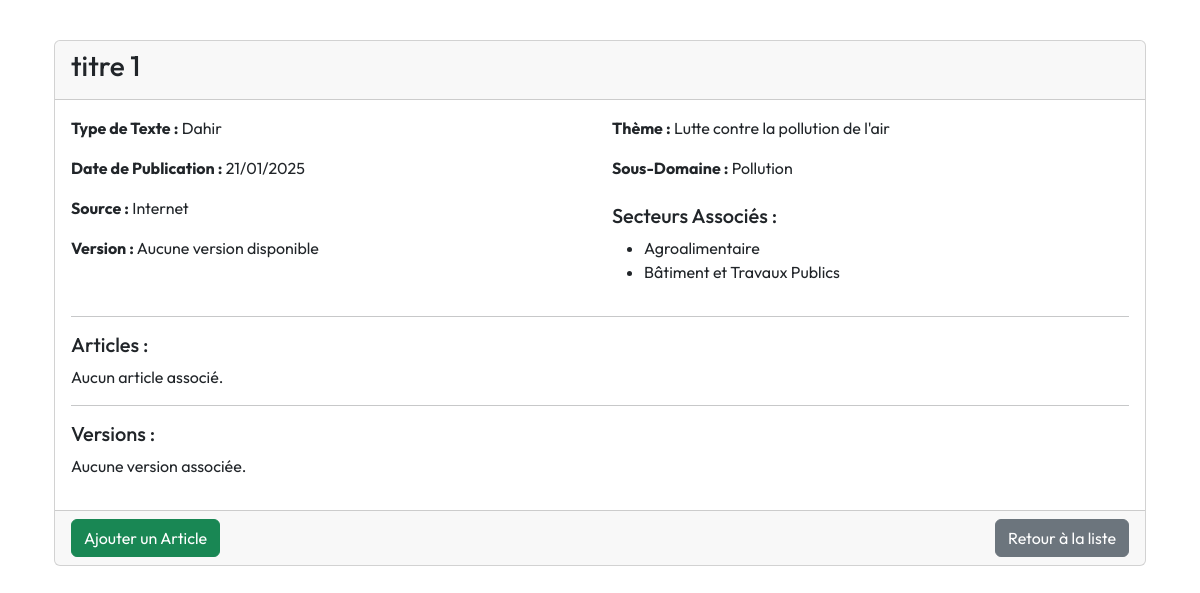
The page /reglementation/4 on the database as committed earlier.
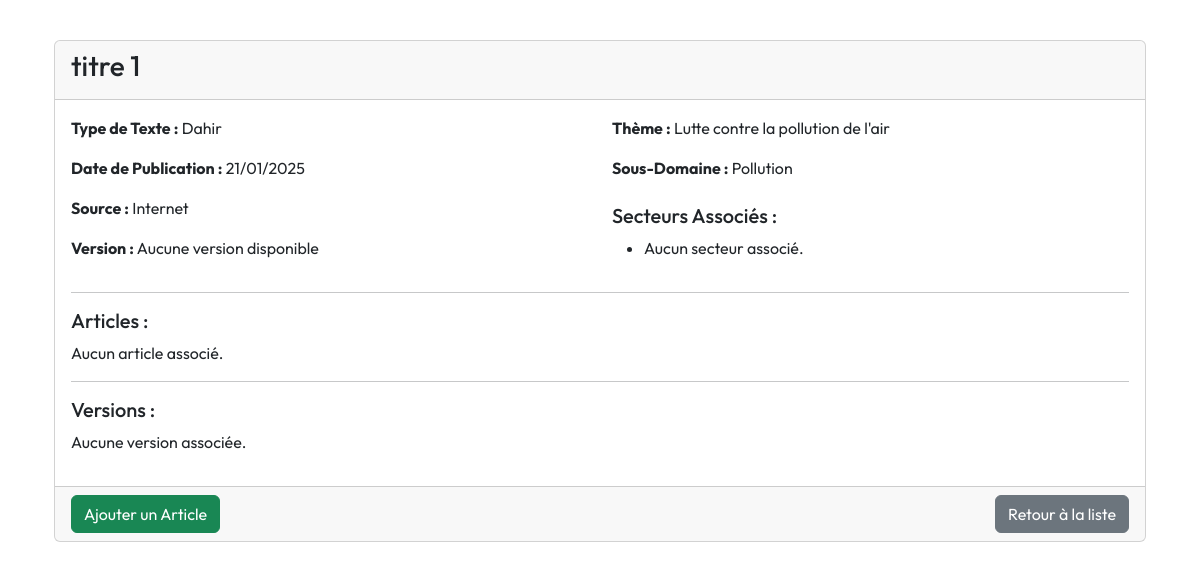
The same page on the database as committed later.
### app/models.py (models this page shows)
class ReglementationSecteur(db.Model):
    __tablename__ = 'reglementation_secteur'
    id = db.Column(db.Integer, primary_key=True)
    reglementation_id = db.Column(db.Integer, db.ForeignKey('reglementation.id'), nullable=False)
    secteur_id = db.Column(db.Integer, db.ForeignKey('secteur.id'), nullable=False)

class Secteur(db.Model):
    __tablename__ = 'secteur'
    id = db.Column(db.Integer, primary_key=True)
    nom = db.Column(db.String(100), unique=True, nullable=False)
    description = db.Column(db.Text, nullable=True)
    entreprises = db.relationship('Entreprise', secondary='entreprise_secteur', back_populates='secteurs')
    reglementations = db.relationship('ReglementationSecteur', backref='secteur', lazy=True)

### app/routes/reglement.py (the view)
@bp.route('/reglementation/<int:id>', methods=['GET'])
def detail_reglementation(id):
    reglementation = Reglementation.query.get_or_404(id)
    theme = Theme.query.get(reglementation.theme_id)
    sous_domaine = SousDomaine.query.get(reglementation.sous_domaine_id)
    secteurs = [secteur for secteur in
                (ReglementationSecteur.query.filter_by(reglementation_id=id)
                .join(Secteur, Secteur.id == ReglementationSecteur.secteur_id)
                .all())]
    return render_template('reglementations/detail_reglementation.html',
            reglementation=reglementation,
            theme=theme,
            sous_domaine=sous_domaine,
            secteurs=secteurs)

### app/templates/reglementations/detail_reglementation.html
{% extends "layout.html" %}
{% block content %}
<div class="container mt-4">
    <div class="card mt-3">
        <div class="card-header">
            <h3>{{ reglementation.titre }}</h3>
        </div>
        <div class="card-body">
            <div class="row">
                <div class="col-md-6">
                    <p><strong>Type de Texte :</strong> {{
                        reglementation.type_texte }}</p>
                    <p><strong>Date de Publication :</strong> {{
                        reglementation.date_publication.strftime('%d/%m/%Y')
                        }}</p>
                    <p><strong>Source :</strong> {{ reglementation.source }}</p>
                    {% if reglementation.versions %}
                    <p><strong>Version :</strong> {{
                        "{:02}".format(reglementation.versions[-1].version_numero)
                        }}</p>
                    {% else %}
                    <p><strong>Version :</strong> Aucune version disponible</p>
                    {% endif %}
                </div>
                <div class="col-md-6">
                    <p><strong>Thème :</strong> {{ theme.nom if theme else
                        "Non spécifié" }}</p>
                    <p><strong>Sous-Domaine :</strong> {{ sous_domaine.nom if
                        sous_domaine else "Non spécifié" }}</p>
                    <h5 class="mt-4">Secteurs Associés :</h5>
                    <ul>
                        {% for secteur in secteurs %}
                        <li>{{ secteur.secteur.nom }}</li>
                        {% else %}
                        <li>Aucun secteur associé.</li>
                        {% endfor %}
                    </ul>
                </div>
            </div>
            <hr>
            <h5>Articles :</h5>
            {% if reglementation.articles %}
            <table class="table table-striped">
                <thead>
                    <tr>
                        <th>Numéro</th>
                        <th>Contenu</th>
                    </tr>
                </thead>
                <tbody>
                    {% for article in reglementation.articles %}
                    <tr>
                        <td>{{ article.numero }}</td>
                        <td>{{ article.contenu }}</td>
                    </tr>
                    {% endfor %}
                </tbody>
            </table>
            {% else %}
            <p>Aucun article associé.</p>
            {% endif %}
            <hr>
            <h5>Versions :</h5>
            {% if reglementation.versions %}
            <table class="table table-striped">
                <thead>
                    <tr>
                        <th>Numéro de Version</th>
                        <th>Contenu</th>
                        <th>Date mise à jour</th>
                    </tr>
                </thead>
                <tbody>
                    {% for version in reglementation.versions %}
                    <tr>
                        <td>{{ version.version_numero }}</td>
                        <td>{{ version.contenu }}</td>
                        <td>{{ version.date_creation.strftime('%d/%m/%Y')
                            }}</td>
                    </tr>
                    {% endfor %}
                </tbody>
            </table>
            {% else %}
            <p>Aucune version associée.</p>
            {% endif %}
        </div>
        <div class="card-footer d-flex justify-content-between">
            <a
                href="{{ url_for('reglement.ajouter_article', reglementation_id=reglementation.id) }}"
                class="btn btn-success">
                Ajouter un Article
            </a>
            <a href="{{ url_for('reglement.liste_reglementations') }}"
                class="btn btn-secondary">
                Retour à la liste
            </a>
        </div>
    </div>
</div>
{% endblock %}

Rows that differ between the two databases and show on the page:
removed ReglementationSecteur: secteur.nom "Agroalimentaire"
removed ReglementationSecteur: secteur.nom "Bâtiment et Travaux Publics"
Other text that changed with them:
text now shown: "Aucun secteur associé."
